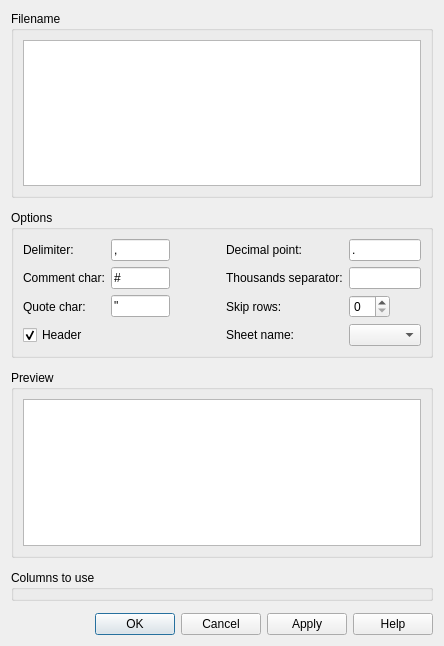
<?xml version="1.0" encoding="UTF-8"?>
<ui version="4.0">
 <class>ImportTabData</class>
 <widget class="QDialog" name="ImportTabData">
  <property name="geometry">
   <rect>
    <x>0</x>
    <y>0</y>
    <width>444</width>
    <height>646</height>
   </rect>
  </property>
  <property name="sizePolicy">
   <sizepolicy hsizetype="Preferred" vsizetype="Expanding">
    <horstretch>0</horstretch>
    <verstretch>0</verstretch>
   </sizepolicy>
  </property>
  <property name="windowTitle">
   <string>Import CSV</string>
  </property>
  <property name="modal">
   <bool>true</bool>
  </property>
  <layout class="QVBoxLayout" name="verticalLayout">
   <property name="spacing">
    <number>12</number>
   </property>
   <item>
    <widget class="QGroupBox" name="gbCsvFile">
     <property name="sizePolicy">
      <sizepolicy hsizetype="Expanding" vsizetype="Minimum">
       <horstretch>0</horstretch>
       <verstretch>0</verstretch>
      </sizepolicy>
     </property>
     <property name="minimumSize">
      <size>
       <width>0</width>
       <height>150</height>
      </size>
     </property>
     <property name="title">
      <string>Filename</string>
     </property>
     <layout class="QVBoxLayout" name="verticalLayout_3">
      <item>
       <widget class="QTextEdit" name="teFileContents">
        <property name="sizePolicy">
         <sizepolicy hsizetype="Expanding" vsizetype="Expanding">
          <horstretch>0</horstretch>
          <verstretch>0</verstretch>
         </sizepolicy>
        </property>
        <property name="minimumSize">
         <size>
          <width>0</width>
          <height>100</height>
         </size>
        </property>
        <property name="font">
         <font>
          <family>DejaVu Sans Mono</family>
          <pointsize>10</pointsize>
         </font>
        </property>
        <property name="lineWrapMode">
         <enum>QTextEdit::NoWrap</enum>
        </property>
        <property name="readOnly">
         <bool>true</bool>
        </property>
       </widget>
      </item>
     </layout>
    </widget>
   </item>
   <item>
    <widget class="QGroupBox" name="gridGroupBox">
     <property name="title">
      <string>Options</string>
     </property>
     <layout class="QGridLayout" name="gridLayout" columnminimumwidth="0,0,50,0,0">
      <item row="0" column="1">
       <widget class="QLineEdit" name="leSep">
        <property name="sizePolicy">
         <sizepolicy hsizetype="Fixed" vsizetype="Fixed">
          <horstretch>0</horstretch>
          <verstretch>0</verstretch>
         </sizepolicy>
        </property>
        <property name="minimumSize">
         <size>
          <width>20</width>
          <height>0</height>
         </size>
        </property>
        <property name="text">
         <string>,</string>
        </property>
       </widget>
      </item>
      <item row="0" column="2" rowspan="3">
       <spacer name="horizontalSpacer">
        <property name="orientation">
         <enum>Qt::Horizontal</enum>
        </property>
        <property name="sizeHint" stdset="0">
         <size>
          <width>50</width>
          <height>20</height>
         </size>
        </property>
       </spacer>
      </item>
      <item row="2" column="3">
       <widget class="QLabel" name="lbSkipRows">
        <property name="text">
         <string>Skip rows:</string>
        </property>
       </widget>
      </item>
      <item row="2" column="4">
       <widget class="QSpinBox" name="sbSkipRows">
        <property name="sizePolicy">
         <sizepolicy hsizetype="Fixed" vsizetype="Fixed">
          <horstretch>0</horstretch>
          <verstretch>0</verstretch>
         </sizepolicy>
        </property>
        <property name="minimumSize">
         <size>
          <width>20</width>
          <height>0</height>
         </size>
        </property>
       </widget>
      </item>
      <item row="0" column="4">
       <widget class="QLineEdit" name="leDecimal">
        <property name="sizePolicy">
         <sizepolicy hsizetype="Fixed" vsizetype="Fixed">
          <horstretch>0</horstretch>
          <verstretch>0</verstretch>
         </sizepolicy>
        </property>
        <property name="minimumSize">
         <size>
          <width>20</width>
          <height>0</height>
         </size>
        </property>
        <property name="text">
         <string>.</string>
        </property>
        <property name="maxLength">
         <number>1</number>
        </property>
       </widget>
      </item>
      <item row="0" column="0">
       <widget class="QLabel" name="lbSep">
        <property name="text">
         <string>Delimiter:</string>
        </property>
       </widget>
      </item>
      <item row="0" column="3">
       <widget class="QLabel" name="lbDecimal">
        <property name="text">
         <string>Decimal point:</string>
        </property>
       </widget>
      </item>
      <item row="1" column="1">
       <widget class="QLineEdit" name="leComment">
        <property name="sizePolicy">
         <sizepolicy hsizetype="Fixed" vsizetype="Fixed">
          <horstretch>0</horstretch>
          <verstretch>0</verstretch>
         </sizepolicy>
        </property>
        <property name="minimumSize">
         <size>
          <width>20</width>
          <height>0</height>
         </size>
        </property>
        <property name="text">
         <string>#</string>
        </property>
        <property name="maxLength">
         <number>1</number>
        </property>
       </widget>
      </item>
      <item row="1" column="0">
       <widget class="QLabel" name="lbComment">
        <property name="text">
         <string>Comment char:</string>
        </property>
       </widget>
      </item>
      <item row="1" column="3">
       <widget class="QLabel" name="lbThousands">
        <property name="text">
         <string>Thousands separator:</string>
        </property>
       </widget>
      </item>
      <item row="1" column="4">
       <widget class="QLineEdit" name="leThousands">
        <property name="sizePolicy">
         <sizepolicy hsizetype="Fixed" vsizetype="Fixed">
          <horstretch>0</horstretch>
          <verstretch>0</verstretch>
         </sizepolicy>
        </property>
        <property name="minimumSize">
         <size>
          <width>20</width>
          <height>0</height>
         </size>
        </property>
        <property name="maxLength">
         <number>1</number>
        </property>
       </widget>
      </item>
      <item row="3" column="3">
       <widget class="QLabel" name="lbSheetName">
        <property name="text">
         <string>Sheet name:</string>
        </property>
       </widget>
      </item>
      <item row="3" column="4">
       <widget class="QComboBox" name="cbSheetName"/>
      </item>
      <item row="3" column="0">
       <widget class="QCheckBox" name="cbHeader">
        <property name="text">
         <string>Header</string>
        </property>
        <property name="checked">
         <bool>true</bool>
        </property>
       </widget>
      </item>
      <item row="2" column="0">
       <widget class="QLabel" name="lbQuote">
        <property name="text">
         <string>Quote char:</string>
        </property>
       </widget>
      </item>
      <item row="2" column="1">
       <widget class="QLineEdit" name="leQuote">
        <property name="minimumSize">
         <size>
          <width>20</width>
          <height>0</height>
         </size>
        </property>
        <property name="text">
         <string>&quot;</string>
        </property>
        <property name="maxLength">
         <number>1</number>
        </property>
       </widget>
      </item>
     </layout>
    </widget>
   </item>
   <item>
    <widget class="QGroupBox" name="groupBox_2">
     <property name="title">
      <string>Preview</string>
     </property>
     <layout class="QVBoxLayout" name="verticalLayout_2">
      <item>
       <widget class="QTableWidget" name="twPreview">
        <property name="minimumSize">
         <size>
          <width>0</width>
          <height>100</height>
         </size>
        </property>
       </widget>
      </item>
     </layout>
    </widget>
   </item>
   <item>
    <widget class="QGroupBox" name="gbColumns">
     <property name="title">
      <string>Columns to use</string>
     </property>
    </widget>
   </item>
   <item>
    <widget class="QDialogButtonBox" name="buttonBox">
     <property name="standardButtons">
      <set>QDialogButtonBox::Apply|QDialogButtonBox::Cancel|QDialogButtonBox::Help|QDialogButtonBox::Ok</set>
     </property>
    </widget>
   </item>
  </layout>
 </widget>
 <resources/>
 <connections/>
</ui>
